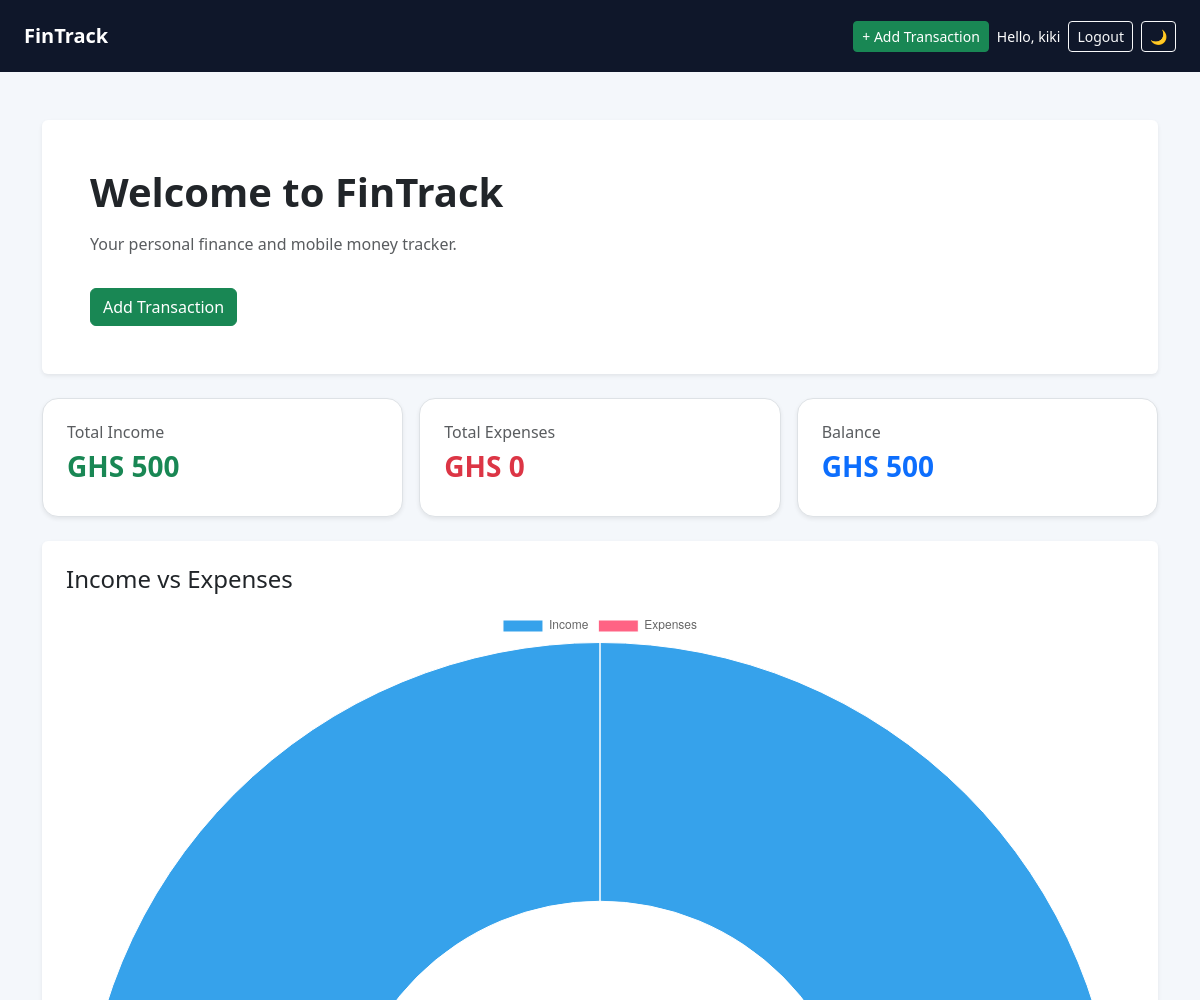
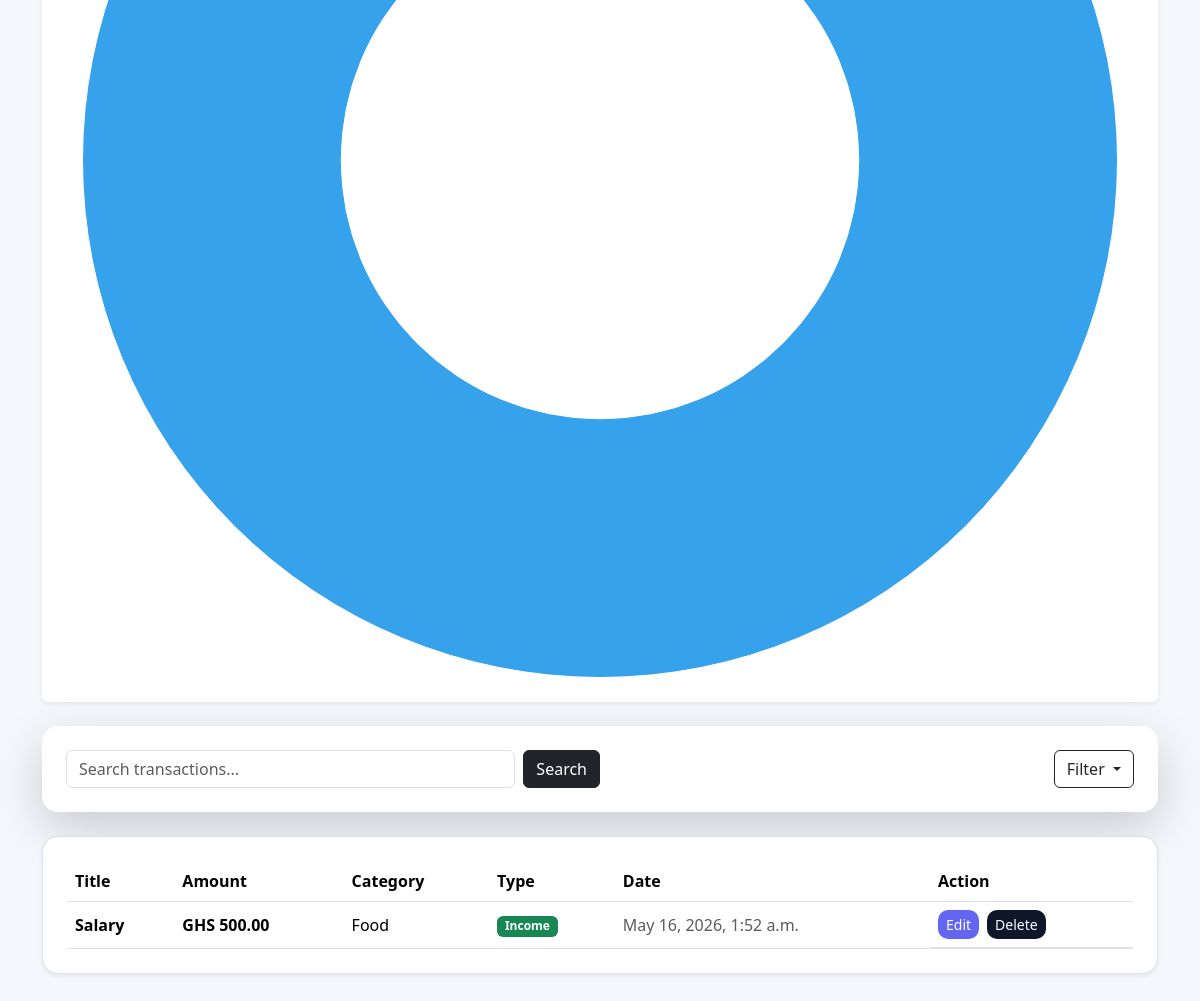
The app's page / (signed in), older data (2 pictures, top to bottom).
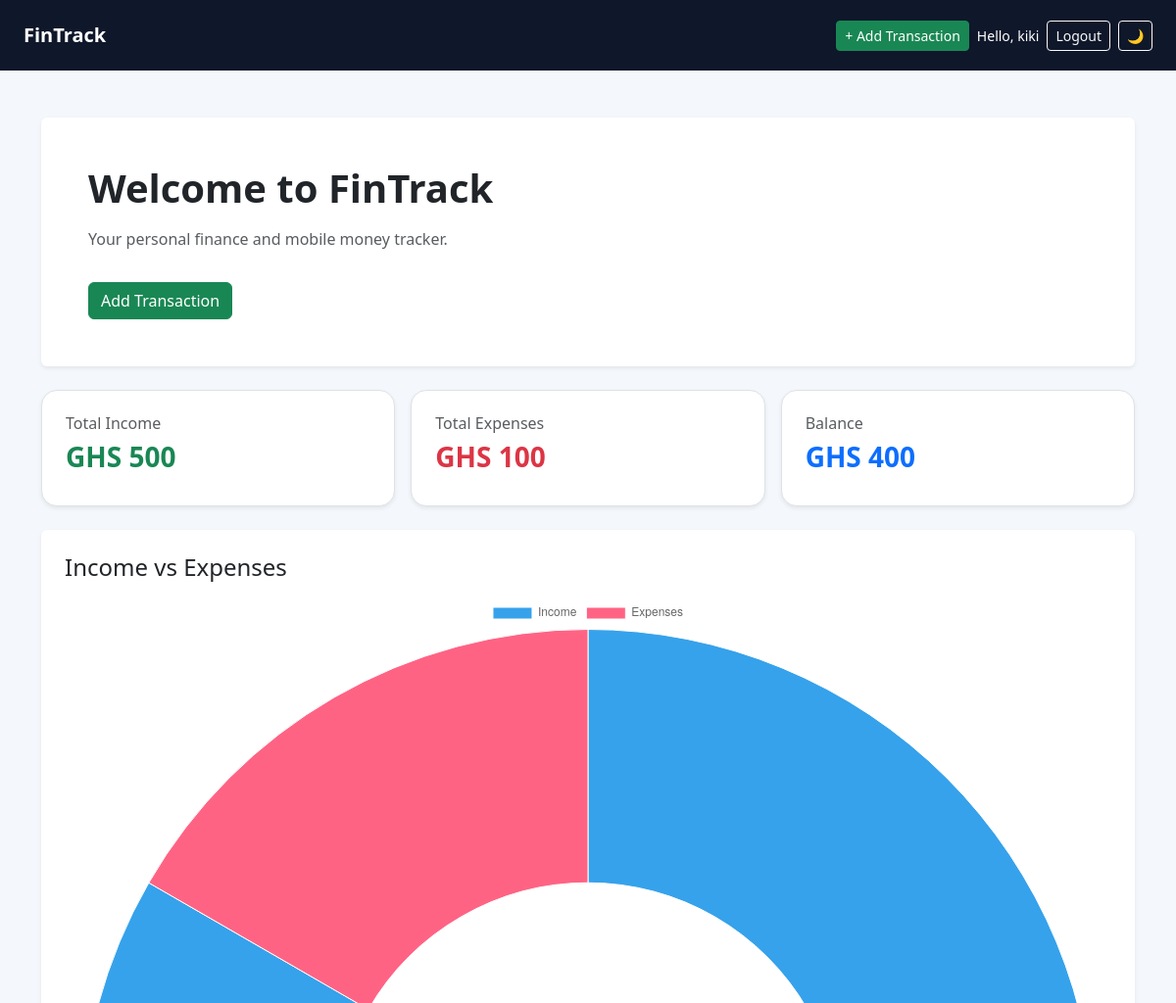
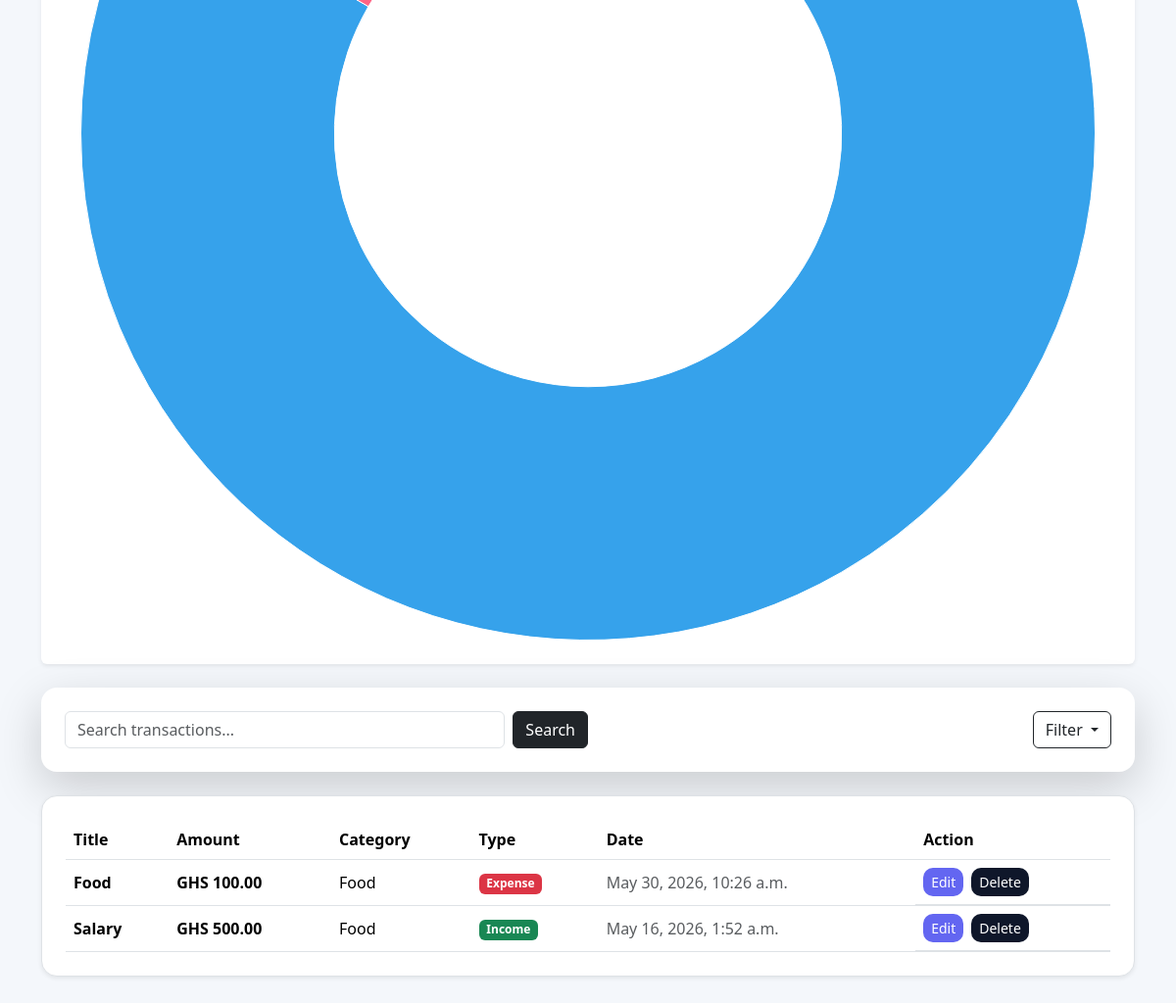
The same page, newer data (2 pictures, top to bottom).
### transactions/models.py (models this page shows, shortened)
class Transaction(models.Model):
    user = models.ForeignKey(User, on_delete=models.CASCADE)
    title = models.CharField(max_length=100)
    amount = models.DecimalField(max_digits=10, decimal_places=2)
    category = models.CharField(
        max_length=50,
        choices=CATEGORY_CHOICES
    )
    transaction_type = models.CharField(
        max_length=20,
        choices=TRANSACTION_TYPES
    )
    created_at = models.DateTimeField(auto_now_add=True)

### dashboard/views.py (the view)
# urls.py: 2. Add a URL to urlpatterns:  path('', views.home, name='home')
@login_required
def home(request):
    transactions= Transaction.objects.filter(
        user=request.user
    )
    search_query = request.GET.get('search')
    category = request.GET.get('category')
    transaction_type = request.GET.get('type')
    if search_query:
        transactions = transactions.filter(
            title__icontains=search_query
        )
    if category:
        transactions= transactions.filter(
            category=category
        )
    if transaction_type:
       transactions =  transactions.filter(
           transactions_type=transaction_type
       )
    transactions = transactions.order_by('-created_at')
    total_income = Transaction.objects.filter(
        user=request.user,
        transaction_type='Income'
    ).aggregate(Sum('amount'))['amount__sum'] or 0
    total_expense = Transaction.objects.filter(
        user=request.user,
        transaction_type='Expense'
    ).aggregate(Sum('amount'))['amount__sum'] or 0
    balance = total_income - total_expense
    context = {
        'transactions' : transactions,
        'total_income' : total_income,
        'total_expense': total_expense,
        'balance' : balance,
    }
    return render(request, 'home.html', context)

### templates/home.html (shortened to what this page needs)
{% extends 'base.html' %}
{% block content %}
<div class="p-5 bg-white rounded shadow-sm mb-4">
    <h1 class="fw-bold">Welcome to FinTrack</h1>
    <p class="text-muted mt-3">
        Your personal finance and mobile money tracker.
    </p>
    <a href="{% url 'add_transaction' %}" class="btn btn-success mt-3">
        Add Transaction
    </a>
</div>
<div class="row mb-4 g-3">
    <div class="col-md-4">
        <div class="p-4 bg-white rounded-4 shadow-sm border">
            <h6 class="text-muted">Total Income</h6>
            <h3 class="fw-bold text-success">
                GHS {{ total_income }}
            </h3>
        </div>
    </div>
    <div class="col-md-4">
        <div class="p-4 bg-white rounded-4 shadow-sm border">
            <h6 class="text-muted">Total Expenses</h6>
            <h3 class="fw-bold text-danger">
                GHS {{ total_expense }}
            </h3>
        </div>
    </div>
    <div class="col-md-4">
        <div class="p-4 bg-white rounded-4 shadow-sm border">
            <h6 class="text-muted">Balance</h6>
            <h3 class="fw-bold text-primary">
                GHS {{ balance }}
            </h3>
        </div>
    </div>
</div>
<div class="bg-white p-4 rounded shadow-sm mb-4">
    <h4 class="mb-3">Income vs Expenses</h4>
    <canvas id="incomeExpenseChart"></canvas>
</div>
<div class="bg-white p-4 rounded-4 shadow-lg mb-4">
    <div class="d-flex justify-content-between align-items-center">
        <form method="GET" class="d-flex w-50">
            <input
                type="text"
                name="search"
                class="form-control me-2"
                placeholder="Search transactions..."
            >
            <button
                type="submit"
                class="btn btn-dark"
            >
                Search
            </button>
        </form>
        <div class="dropdown">
            <button
                class="btn btn-outline-dark dropdown-toggle"
                type="button"
                data-bs-toggle="dropdown"
            >
                Filter
            </button>
        </div>
    </div>
</div>
<div class="bg-white p-3 p-md-4 rounded-4 shadow-sm border bg-white">
    <table class="table align-middle mb-0">
        <thead>
            <tr class="text-muted">
                <th>Title</th>
                <th>Amount</th>
                <th>Category</th>
                <th>Type</th>
                <th>Date</th>
                <th>Action</th>
            </tr>
        </thead>
        <tbody>
            {% for transaction in transactions %}
            <tr class="border-bottom">
                <td class="fw-semibold">
                    {{ transaction.title }}
                </td>
                <td class="fw-bold">
                    GHS {{ transaction.amount }}
                </td>
                <td>
                    {{ transaction.category }}
                </td>
                <td>
                    {% if transaction.transaction_type == 'Income' %}
                        <span class="badge bg-success">Income</span>
                    {% else %}
                        <span class="badge bg-danger">Expense</span>
                    {% endif %}
                </td>
                <td class="text-muted">
                    {{ transaction.created_at }}
                </td>
                <td class="d-flex gap-2">
                    <a href="{% url 'edit_transaction' transaction.id %}"
                       class="btn btn-sm"
                       style="background:#6366f1;color:white;border:none;border-radius:10px;">
                        Edit
                    </a>
                    <form action="{% url 'delete_transaction' transaction.id %}" method="post">
                        <button class="btn btn-sm"
                                style="background:#0f172a;color:white;border:none;border-radius:10px;">
                            Delete
                        </button>
                    </form>
                </td>
            </tr>
            {% endfor %}
        </tbody>
    </table>
</div>
<script>
const ctx = document.getElementById('incomeExpenseChart');
new Chart(ctx, {
    type: 'doughnut',
    data: {
        labels: ['Income', 'Expenses'],
        datasets: [{
            data: [
                "{{ total_income }}",
                "{{ total_expense }}"
            ],
            borderWidth: 1
        }]
    }
});
</script>
{% endblock %}

### templates/base.html (shortened to what this page needs)
<!DOCTYPE html>
<html>
<head>
    <link href="https://cdn.jsdelivr.net/npm/bootstrap@5.3.3/dist/css/bootstrap.min.css" rel="stylesheet">
</head>
<body style="background-color: #f4f7fb;">
    <nav class="navbar navbar-expand-lg navbar-dark px-4 py-3" style="background: #0f172a;">
        <a class="navbar-brand fw-bold" href="{% url 'home' %}">
            FinTrack
        </a>
        <div class="ms-auto d-flex align-items-center gap-2">
            {% if user.is_authenticated %}
                <a href="{% url 'add_transaction' %}" class="btn btn-success btn-sm">
                    + Add Transaction
                </a>
                <span class="text-white small">
                    Hello, {{ user.username }}
                </span>
                <form action="{% url 'logout' %}" method="post" style="display:inline;">
                    <button type="submit" class="btn btn-outline-light btn-sm">
                        Logout
                    </button>
                </form>
                <button
                   class="btn btn-sm btn-outline-light"
                   id="themeBtn"
                   onclick="toggleDarkMode()"
>
            🌙
           </button>
            {% endif %}
        </div>
    </nav>
    <main class="container py-5">
        {% block content %}
        {% endblock %}
    </main>
</body>
</html>

Row changes from the older to the newer data that the page shows:
added Transaction: transaction_type "Expense"
Text that changed along with them:
{{ total_expense }}: "0" → "100"
{{ balance }}: "500" → "400"
chart data {{ total_expense }}: 0 → 100
